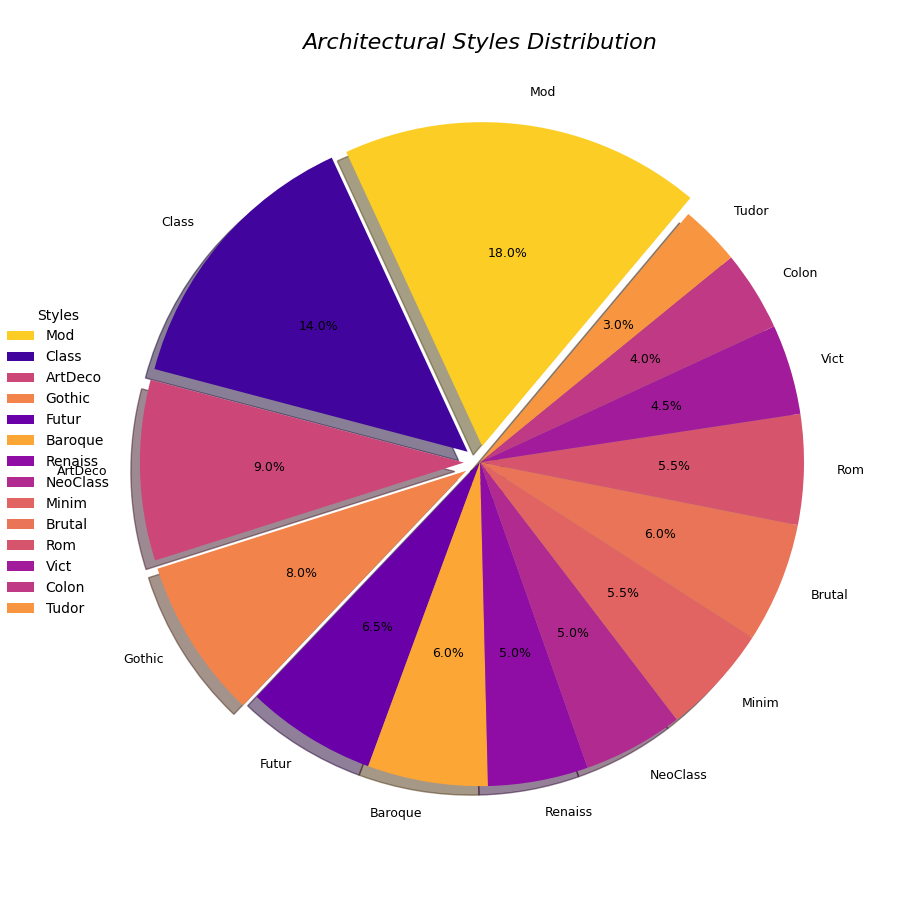

Reproduce this figure in Python.
import matplotlib.pyplot as plt

styles = [
    'Mod', 'Class', 'ArtDeco', 'Gothic', 'Futur',
    'Baroque', 'Renaiss', 'NeoClass', 'Minim',
    'Brutal', 'Rom', 'Vict', 'Colon', 'Tudor'
]
percentages = [18.0, 14.0, 9.0, 8.0, 6.5, 6.0, 5.0, 5.0, 5.5, 
               6.0, 5.5, 4.5, 4.0, 3.5]

# Correct percentages to sum to 100
total = sum(percentages)
correction = 100 - total
percentages[-1] += correction

# Change colors for visual variation
colors = plt.cm.plasma([
    0.9, 0.1, 0.5, 0.7, 0.2, 0.8, 0.3, 0.4, 0.6,
    0.65, 0.55, 0.35, 0.45, 0.75
])

explode = tuple(0.05 if p >= 8 else 0 for p in percentages)

fig, ax = plt.subplots(figsize=(9, 9))
wedges, texts, autotexts = ax.pie(
    percentages,
    labels=styles,
    autopct=lambda pct: f'{pct:.1f}%',
    startangle=50,
    colors=colors,
    explode=explode,
    shadow=True
)

# Alter stylistic elements of text
plt.setp(autotexts, size=9, weight='normal', color='black')
plt.setp(texts, size=9)

ax.set_title(
    'Architectural Styles Distribution',
    fontsize=16,
    fontweight='light',
    style='italic'
)

# Modify legend properties
ax.legend(
    wedges,
    styles,
    title='Styles',
    loc='center left',
    bbox_to_anchor=(-0.1, 0.5),
    frameon=False,  # Remove border from legend
    markerscale=0.8
)

plt.grid(axis='both', linestyle='--', linewidth=0.5)
plt.tight_layout()
plt.show()
